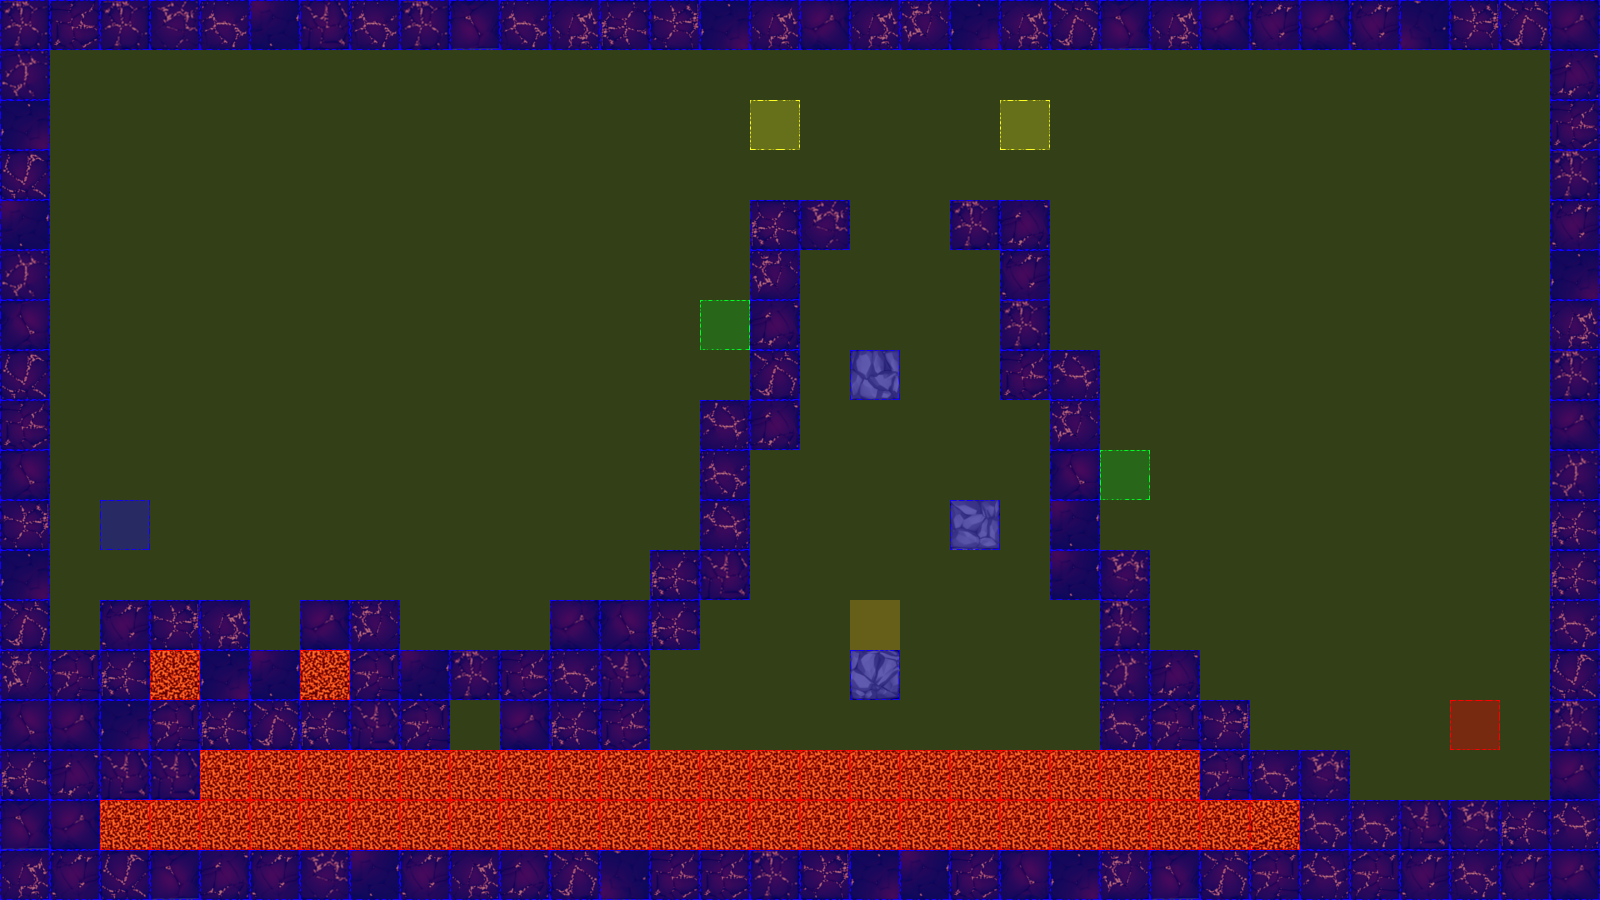

This game map was drawn from its Tiled (.tmx) file and the tilesets committed beside it. A one-line description and the trimmed map source follow:
An orthogonal 32x18 tile map with 50x50 px tiles, 3 tile layers (terrain, collision, event), 2 tilesets.

<map version="1.0" orientation="orthogonal" renderorder="left-up" width="32" height="18" tilewidth="50" tileheight="50" nextobjectid="3">
 <tileset firstgid="1" name="dungeonTile.png" tilewidth="50" tileheight="50" tilecount="64" columns="8">
  <image source="tiles/dungeonTile.png" width="400" height="400" />
 </tileset>
 <tileset firstgid="65" name="collisionTile" tilewidth="50" tileheight="50" tilecount="12" columns="3">
  <image source="tiles/collisionTile.png" width="150" height="200" />
 </tileset>
 <layer name="terrain" width="32" height="18">
  <data>[576 cells, 214 non-empty, 27 distinct tile ids]</data>
 </layer>
 <layer name="collision" width="32" height="18">
  <data>[576 cells, 576 non-empty, 3 distinct tile ids]</data>
 </layer>
 <layer name="event" width="32" height="18">
  <data>[576 cells, 7 non-empty, 5 distinct tile ids]</data>
 </layer>
</map>
